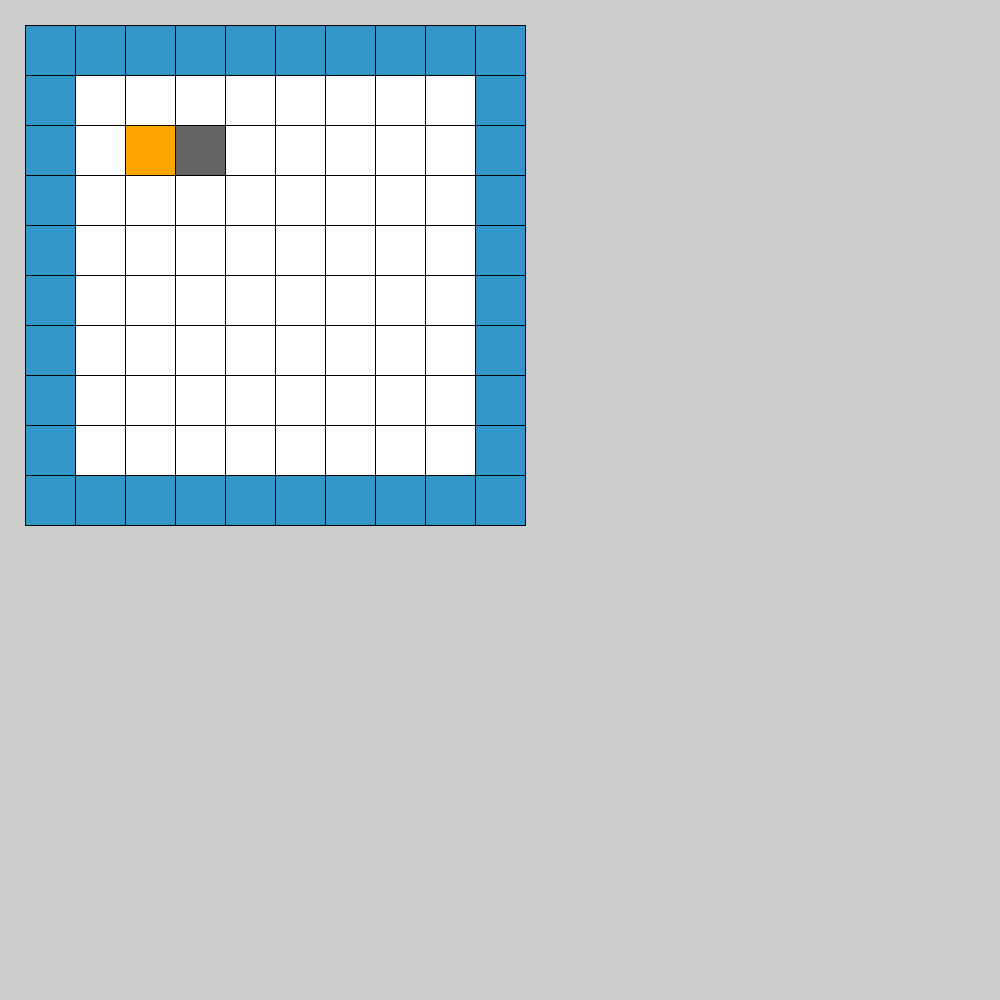
Frame 1 (no input)
Frame 60 (the mouse pressed at the canvas centre just before this capture): identical to frame 1, image omitted
Frame 120 (the mouse held since frame 60 and released just before this capture): identical to frame 1, image omitted

The Processing sketch that drew this single still picture (run headless with seeded random() and noise(); from frame 60 on, the mouse is pressed at the canvas centre):

// Processing sketch: StephenSausage
// ── StephenSausage.pde
int[][] arr1 = new int[10][10];

public static final int tile_side = 50;
public static final int map_side = 700;
Stephen stephen;
ArrayList<Sausage> sausages;
Map mp1;

void setup(){
  size(1000,1000);
  
  for(int i=0; i<arr1.length; i++)
    for(int j=0; j<arr1[0].length; j++)
      if(i==0 || j==0 || i==arr1.length-1 || j==arr1[0].length-1) arr1[i][j] = -1;
  
  
  stephen = new Stephen(2, 2, 0, arr1.length, arr1[0].length);
  sausages = new ArrayList<Sausage>();
  mp1 = new Map(arr1, stephen, sausages);
}

void draw(){
 mp1.show(); 
}

void keyPressed(){
  if(mp1.noBarriers(stephen, key))
    stephen.move(key);
}

// ── Map.pde
public class Map{
 
  public int[][] board; //-1 is water, 0 is walkable, 1 is grill, 2 is rock
  private Stephen stephen;
  public ArrayList<Sausage> sausages;
  
  public Map(int[][] board, Stephen stephen, ArrayList<Sausage> sausages){
   this.board = board;
   this.stephen = stephen;
   this.sausages = sausages;
  }
  
  public boolean noBarriers(Stephen stephen, char c){
   if(c=='w') return stephen.y > 0 && board[stephen.y-1][stephen.x] != -1;
   else if(c=='a') return stephen.x > 0 && board[stephen.y][stephen.x-1]!=-1;
   else if(c=='s') return stephen.y<board.length-1 && board[stephen.y+1][stephen.x] !=-1;
   else if(c=='d') return stephen.x<board[0].length-1 && board[stephen.y][stephen.x+1]!=-1;
   else if(c=='e') return true;
   else if(c=='q') return true;
   return true;
}
  
  public void show(){
    for(int i=0; i<board.length; i++){
     for(int j=0; j<board[0].length; j++){
      float x = tile_side*(i+0.5);
      float y = tile_side*(j+0.5);
      fill(255);
      stroke(0);
      if(board[i][j]==-1)
        fill(color(50,150,200));
      if(i==stephen.x && j==stephen.y)
        fill(color(255,165,0));
      if(i==stephen.forkx && j==stephen.forky)
        fill(100);
      rect(x,y,tile_side, tile_side);
     }
    }
  }
}

// ── Sausage.pde
public class Sausage{
 private int x1;
 private int y1; 
 private int x2;
 private int y2;
 boolean s11cooked;
 boolean s12cooked;
 boolean s21cooked;
 boolean s22cooked;
 boolean side;
 
 public Sausage(int x1, int y1, int x2, int y2){ //must be next to each other
  this.x1 = x1;
  this.x2 = x2;
  this.y1 = y1;
  this.y2 = y2;
  s11cooked = false;
  s12cooked = false;
  s21cooked = false;
  s22cooked = false;
  side = true;
 }
}

// ── Stephen.pde
public class Stephen{
  public int x, y, orientation, forkx, forky;
  private int rows, cols;

  private final int[][] orientations = {
   {0,1},
   {1,0},
   {0,-1},
   {-1,0}
  };
  
  
  public Stephen(int x, int y, int orientation, int rows, int cols){
    this.x = x;
    this.y = y;
    this.orientation = orientation;
    this.rows = rows;
    this.cols = cols;
    forky = this.y+orientations[orientation][0];
    forkx = this.x+orientations[orientation][1];
  }
  
  public void move(char c){
     if(c=='w') y--;
     else if(c=='a' && x>0) x--;
     else if(c=='s' && y<rows-1) y++;
     else if(c=='d' && x<cols-1) x++;
     else if(c=='e') orientation = (orientation+1)%4;
     else if(c=='q') orientation = orientation == 0 ? 3 : orientation-1;
     forky = y+orientations[orientation][0];
     forkx = x+orientations[orientation][1];
  }
  
}
